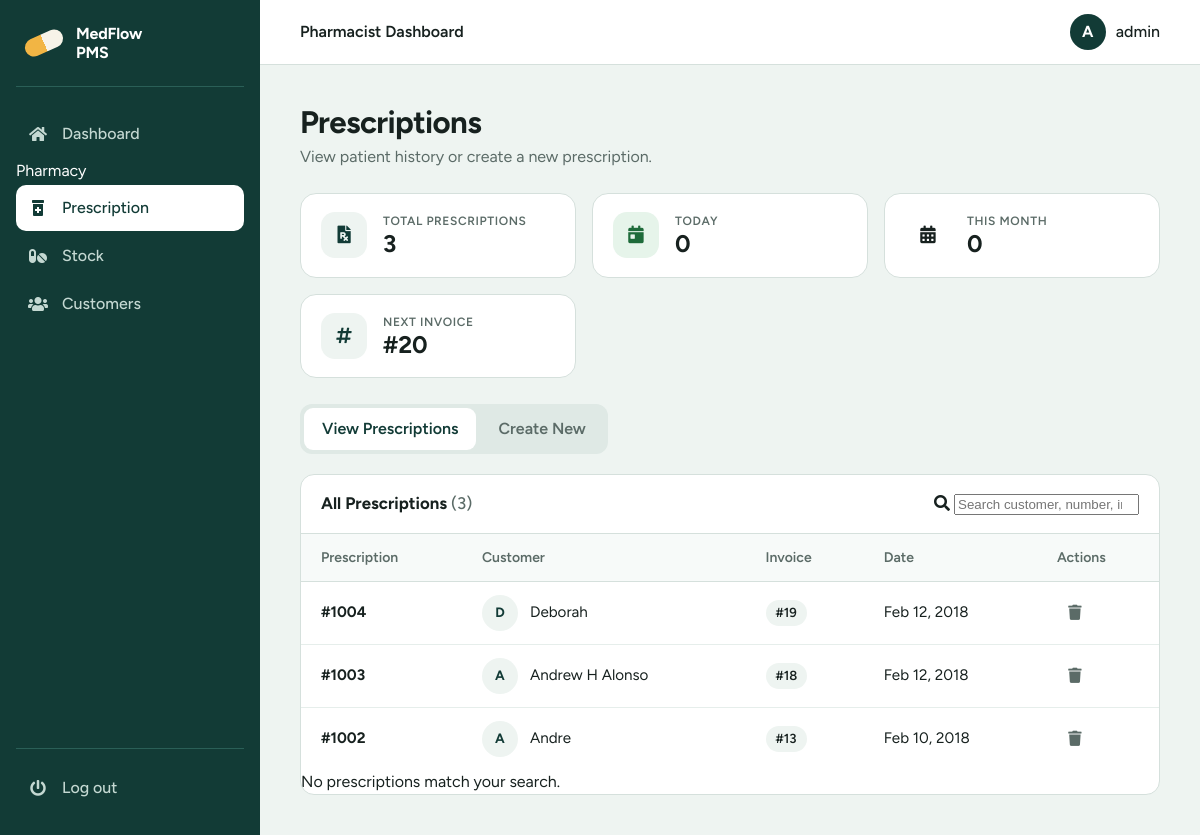
/pharmacist/prescription.php (signed in), run on the app's committed database.
### tables this page shows
CREATE TABLE `prescription` (
  `id` tinyint(5) NOT NULL,
  `prescription_id` int(5) NOT NULL,
  `customer_id` int(11) NOT NULL,
  `customer_name` varchar(30) NOT NULL,
  `age` int(11) NOT NULL,
  `sex` varchar(6) NOT NULL,
  `postal_address` varchar(20) NOT NULL,
  `invoice_id` tinyint(5) NOT NULL,
  `phone` varchar(12) NOT NULL,
  `date` timestamp NOT NULL DEFAULT current_timestamp()
);

### pharmacist/prescription.php (the view, shortened to what this page needs)
<?php
include_once('../connect_db.php');
function h($v) { return htmlspecialchars((string) $v, ENT_QUOTES, 'UTF-8'); }
function initial($s) { $c = strtoupper(substr(trim((string) $s), 0, 1)); return $c !== '' ? $c : '?'; }
$prescriptions = [];
try {
    $prescriptions = $con->query("SELECT * FROM prescription ORDER BY date DESC")->fetchAll(PDO::FETCH_ASSOC);
} catch (PDOException $e) {
    error_log("Load prescriptions failed: " . $e->getMessage());
    $message1 = "Could not load prescriptions.";
}
try {
    $invoice   = $con->query("SELECT 1+MAX(invoice_id) AS next_id FROM invoice")->fetch(PDO::FETCH_ASSOC);
    $invoiceNo = empty($invoice['next_id']) ? 10 : $invoice['next_id'];
} catch (PDOException $e) {
    $invoiceNo = 10;
}
$today_count = 0;
$month_count = 0;
include '../includes/head.php';
?>
<?php
include '../includes/sidebar_pharmacist.php';
include '../includes/header.php';
?>
<main class="main">
    <div class="page-head">
      <h1>Prescriptions</h1>
      <p>View patient history or create a new prescription.</p>
    </div>
    <section class="stats">
      <div class="stat">
        <span class="stat-icon"><i class="fas fa-file-prescription"></i></span>
        <div>
          <div class="stat-label">Total Prescriptions</div>
          <div class="stat-value"><?php echo number_format(count($prescriptions)); ?></div>
        </div>
      </div>
      <div class="stat">
        <span class="stat-icon stat-icon--green"><i class="fas fa-calendar-day"></i></span>
        <div>
          <div class="stat-label">Today</div>
          <div class="stat-value"><?php echo number_format($today_count); ?></div>
        </div>
      </div>
      <div class="stat">
        <span class="stat-icon stat-icon--amber"><i class="fas fa-calendar-alt"></i></span>
        <div>
          <div class="stat-label">This Month</div>
          <div class="stat-value"><?php echo number_format($month_count); ?></div>
        </div>
      </div>
      <div class="stat">
        <span class="stat-icon"><i class="fas fa-hashtag"></i></span>
        <div>
          <div class="stat-label">Next Invoice</div>
          <div class="stat-value">#<?php echo h($invoiceNo); ?></div>
        </div>
      </div>
    </section>
    <div class="tabs" role="tablist" aria-label="Prescription actions">
      <button type="button" class="tab" role="tab" id="tab_1" aria-controls="content_1" aria-selected="true">View Prescriptions</button>
      <button type="button" class="tab" role="tab" id="tab_2" aria-controls="content_2" aria-selected="false">Create New</button>
    </div>
    <section class="panel card" id="content_1" role="tabpanel" aria-labelledby="tab_1">
      <div class="card-head">
        <h2>All Prescriptions <span class="count">(<?php echo count($prescriptions); ?>)</span></h2>
        <?php if (count($prescriptions) > 0): ?>
        <div class="search">
          <i class="fas fa-search" aria-hidden="true"></i>
          <input type="search" id="filter" placeholder="Search customer, number, invoice..." aria-label="Search prescriptions">
        </div>
        <?php endif; ?>
      </div>
      <?php if (count($prescriptions) === 0): ?>
        <div class="empty">
          <i class="fas fa-file-medical"></i>
          <p>No prescriptions found. Create the first one to get started.</p>
          <button type="button" class="btn" data-go="tab_2"><i class="fas fa-plus"></i> Create New</button>
        </div>
      <?php else: ?>
      <div class="table-wrap">
        <table id="presTable">
          <thead>
            <tr>
              <th>Prescription</th>
              <th>Customer</th>
              <th>Invoice</th>
              <th>Date</th>
              <th class="actions">Actions</th>
            </tr>
          </thead>
          <tbody>
          <?php foreach ($prescriptions as $row):
              $ts = strtotime($row['date']);
          ?>
            <tr>
              <td><strong>#<?php echo h($row['prescription_id']); ?></strong></td>
              <td>
                <div class="person">
                  <span class="mini-avatar" aria-hidden="true"><?php echo h(initial($row['customer_name'])); ?></span>
                  <?php echo h($row['customer_name']); ?>
                </div>
              </td>
              <td><span class="pill">#<?php echo h($row['invoice_id']); ?></span></td>
              <td>
                <?php echo h(date('M j, Y', $ts)); ?>
              </td>
              <td class="actions">
                <a class="icon-btn icon-btn--delete" title="Delete" aria-label="Delete prescription <?php echo h($row['prescription_id']); ?>"
                   href="../delete_prescription.php?prescription_id=<?php echo urlencode($row['prescription_id']); ?>"
                   onclick="return confirm('Are you sure you want to delete this prescription?');"><i class="fas fa-trash"></i></a>
              </td>
            </tr>
          <?php endforeach; ?>
          </tbody>
        </table>
      </div>
      <div class="no-match" id="noMatch">No prescriptions match your search.</div>
      <?php endif; ?>
    </section>
</main>
<?php include '../includes/footer.php'; ?>

### includes/head.php (style rules this page uses)
:root { --pine: #123b36; --pine-soft: #1c524b; --pine-line: #2a5f57; --amber: #f2b544; --mist: #eef4f1; --paper: #ffffff; --ink: #17211f; --ink-soft: #5b6b67; --line: #d5e0dc; --danger: #b3261e; --danger-bg: #fdecea; --ok: #1e6b3a; --ok-bg: #e6f4ea; --radius: 10px; --sidebar: 260px; --font: "Figtree", system-ui, -apple-system, sans-serif; }
*, *::before, *::after { box-sizing: border-box; }
html { -webkit-text-size-adjust: 100%; }
body { margin: 0; font-family: var(--font); font-size: 16px; line-height: 1.5; color: var(--ink); background: var(--mist); }
a { color: inherit; text-decoration: none; }
.main { margin-left: var(--sidebar); padding: 40px; max-width: 1200px; }
.main h1 { margin: 0 0 6px; font-size: clamp(1.6rem, 2.6vw, 2.2rem); line-height: 1.15; letter-spacing: -0.02em; }
.card { background: var(--paper); border: 1px solid var(--line); border-radius: 14px; overflow: hidden; }
.card-head { display: flex; align-items: center; justify-content: space-between; gap: 16px; flex-wrap: wrap; padding: 16px 20px; border-bottom: 1px solid var(--line); }
.card-head h2 { margin: 0; font-size: 1.05rem; }
.count { color: var(--ink-soft); font-weight: 500; }
.table-wrap { overflow-x: auto; }
table { width: 100%; border-collapse: collapse; font-size: 0.95rem; }
th, td { padding: 13px 20px; text-align: left; white-space: nowrap; }
th { font-size: 0.875rem; font-weight: 600; color: var(--ink-soft); background: #f7faf9; border-bottom: 1px solid var(--line); }
td { border-bottom: 1px solid #e6eeeb; }
tbody tr:last-child td { border-bottom: 0; }
.icon-btn { display: inline-grid; place-items: center; width: 36px; height: 36px; border-radius: 8px; color: var(--ink-soft); transition: background-color .15s, color .15s; }
.tabs { display: inline-flex; gap: 4px; padding: 4px; margin-bottom: 20px; background: #dfe9e5; border-radius: 12px; }
.tab { padding: 9px 18px; font: inherit; font-weight: 600; color: var(--ink-soft); background: transparent; border: 0; border-radius: 9px; cursor: pointer; transition: background-color .15s, color .15s; }
.tab[aria-selected="true"] { background: var(--paper); color: var(--pine); }

### pharmacist/prescription.php (style rules this page uses)
.page-head { margin-bottom:24px; }
.page-head h1 { margin:0 0 4px; font-size:clamp(1.6rem,2.6vw,2.1rem); line-height:1.15; letter-spacing:-.02em; }
.page-head p { margin:0; color:var(--ink-soft); }
.stats { display:grid; grid-template-columns:repeat(auto-fit,minmax(210px,1fr)); gap:16px; margin-bottom:26px; }
.stat { display:flex; align-items:center; gap:16px; padding:18px 20px; background:var(--paper); border:1px solid var(--line); border-radius:16px; }
.stat-icon { flex:none; display:grid; place-items:center; width:46px; height:46px; border-radius:14px; background:var(--mist); color:var(--pine); font-size:1.1rem; }
.stat-icon--amber { background:var(--warn-bg); color:var(--warn); }
.stat-icon--green { background:var(--ok-bg); color:var(--ok); }
.stat-label { font-size:.75rem; font-weight:600; letter-spacing:.05em; text-transform:uppercase; color:var(--ink-soft); }
.stat-value { font-size:1.5rem; font-weight:700; line-height:1.2; }
.person { display:flex; align-items:center; gap:12px; }
.mini-avatar { flex:none; display:grid; place-items:center; width:36px; height:36px; border-radius:50%; background:var(--mist); color:var(--pine); font-weight:700; font-size:.85rem; }
.pill { display:inline-block; padding:3px 10px; border-radius:999px; background:var(--mist); font-size:.82rem; font-weight:600; }

### data on the page
prescription: prescription "1004", customer_name "D", customer_name "Deborah", invoice "19", date "Feb 12, 2018"
prescription: prescription "1003", customer_name "A", customer_name "Andrew H Alonso", invoice "18", date "Feb 12, 2018"
prescription: prescription "1002", customer_name "A", customer_name "Andre", invoice "13", date "Feb 10, 2018"

### other printed values
$topbar_title "Pharmacist Dashboard"
substr($user, 0, 1) "A"
$user "admin"
count($prescriptions) "3"
$today_count "0"
$month_count "0"
$invoiceNo "20"
